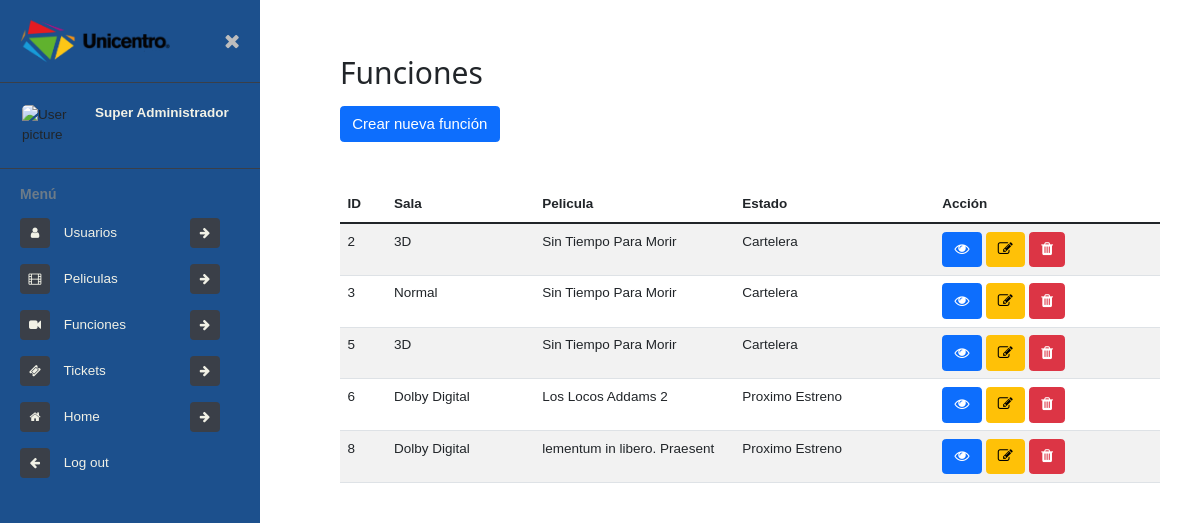
Page /admin/funciones/ (signed in) on the earlier database version.
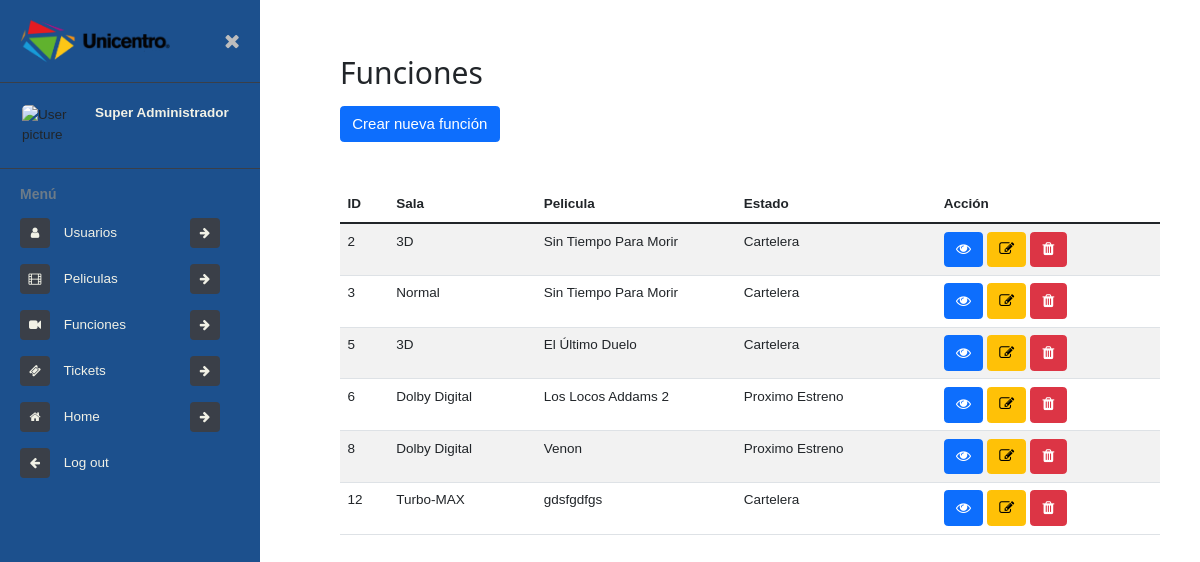
Same page on the later database version.
### tables this page shows
CREATE TABLE funcion (idFuncion INTEGER PRIMARY KEY AUTOINCREMENT NOT NULL, fkPelicula INT REFERENCES pelicula (idPelicula) NOT NULL, hora TIME NOT NULL, dia DATE NOT NULL, fkSala INT NOT NULL REFERENCES sala (idSala), estado BOOLEAN NOT NULL DEFAULT (1), fechas VARCHAR, duracion INT, edad INT (2));

CREATE TABLE sala (idSala INT PRIMARY KEY NOT NULL, sala VARCHAR (100) NOT NULL, estado BOOLEAN NOT NULL DEFAULT (1), fecha DATE NOT NULL DEFAULT (DATE('NOW')));

CREATE TABLE pelicula (idPelicula INTEGER PRIMARY KEY AUTOINCREMENT NOT NULL, nombre VARCHAR (500) NOT NULL, actores VARCHAR (255), director VARCHAR (255), fkCategoria INT REFERENCES categoria (idCategoria), descripcion TEXT, imagen VARCHAR (4000), banner VARCHAR (4000), trailer VARCHAR (4000), estado BOOLEAN NOT NULL DEFAULT (1), fecha DATE NOT NULL DEFAULT (DATE('NOW')));

### index.py (the view)
@app.route('/admin/funciones/')
def adminFunciones():
    if session.get('user_data'):
        if session.get('user_data')[12] != 1:
            form = Funcion()
            shows = Shows().view()
            films = Films().list()
            rooms = Rooms().view()
            return render_template('admin/funciones/funciones.html', films=films, form=form,  shows=shows, rooms=rooms)
    flash("No tiene permiso para ingresar a esta área")
    return redirect('/admin/')

### db/DBConexion.py (called while the page is built)
    def getConn(self) -> list:
        return self.__conn

### db/Films.py (called while the page is built)
    def list(self) -> list:
        try:
            query = f"SELECT idPelicula as id, nombre FROM pelicula"
            data = self.conn.execute(query).fetchall()
            return data
        except Exception as m:
            return []

### db/Rooms.py (called while the page is built)
    def view(self, id=None) -> list:
        try:
            query = f"SELECT * FROM sala"
            if(id):
                query += f" WHERE idSala = {escape(id)};"
            return self.conn.execute(query).fetchall()
        except Exception as m:
            return []

### db/Shows.py (called while the page is built)
    def view(self, id=None, status=None) -> list:
        try:
            query = f"SELECT * FROM funcion as fs INNER JOIN pelicula as pl ON fs.fkPelicula = pl.idPelicula"
            if(id):
                query += f" AND fs.idFuncion = {escape(id)}"
            if(status):
                query += f" AND fs.estado = {escape(status)}"
            query += " INNER JOIN sala as sl ON fs.fkSala = sl.idSala; "
            data = self.conn.execute(query).fetchall()
            if (id and data):
                return data[0]
            return data
        except Exception as m:
            return []

### templates/admin/funciones/funciones.html (shortened to what this page needs)
{% extends 'views/admin.html' %}
{% block content %}
<h1 class="h2 my-3">Funciones</h1>
<button type="button" class="btn btn-primary" data-bs-toggle="modal" data-bs-target="#createShow">
    Crear nueva función
</button>
<table class="mt-5 table table-striped table-inverse table-responsive">
    <thead class="thead-inverse">
        <tr>
            <th>ID</th>
            <th>Sala</th>
            <th width="200">Pelicula</th>
            <th width="200">Estado</th>
            <th>Acción</th>
        </tr>
    </thead>
    <tbody>
        {% for show in shows %}
        <tr>
            <td scope="row">{{ show[0] }}</td>
            {% for room in rooms
            if room[0] == show[4] %}
            <td>{{ room[1] }}</td>
            {% endfor %}
            {% for film in films
            if film[0] == show[1] %}
            <td>{{ film[1] }}</td>
            {% endfor %}
            <td>{{ 'Cartelera' if show[5] else 'Proximo Estreno' }}</td>
            <td>
                <a class="btn btn-primary" href="/admin/funcion/{{ show[0] }}" role="button">
                    <i class="fa fa-eye" aria-hidden="true"></i>
                </a>
                <button type="button" class="btn btn-warning" data-bs-toggle="modal"
                    data-bs-target="#edit-show-{{ show[0]  }}">
                    <i class="fa fa-edit" aria-hidden="true"></i>
                </button>
                <form id="delete-{{ show[0] }}" class="d-inline" action="/admin/funcion/eliminar/{{ show[0] }}"
                    method="post">
                    <button type="submit" class="btn btn-danger" onclick="
                            event.preventDefault();
                            if(confirm('Seguro que desea eliminar esta funcion')){
                                document.getElementById('delete-{{ show[0] }}').submit();
                            }; ">
                        <i class="fa fa-trash" aria-hidden="true"></i>
                    </button>
                </form>
            </td>
        </tr>
        {% endfor %}
    </tbody>
</table>
{% endblock %}

Differences in the rows shown:
changed funcion id 5: gains pelicula (nombre "El Último Duelo"); loses pelicula (nombre "Sin Tiempo Para Morir")
changed pelicula: nombre "lementum in libero. Praesent" → "Venon"
added funcion: idFuncion "12", estado "Cartelera"
now on this page (row unchanged): sala: sala "Turbo-MAX", shown under "12"
added pelicula: nombre "gdsfgdfgs", shown under "12"
